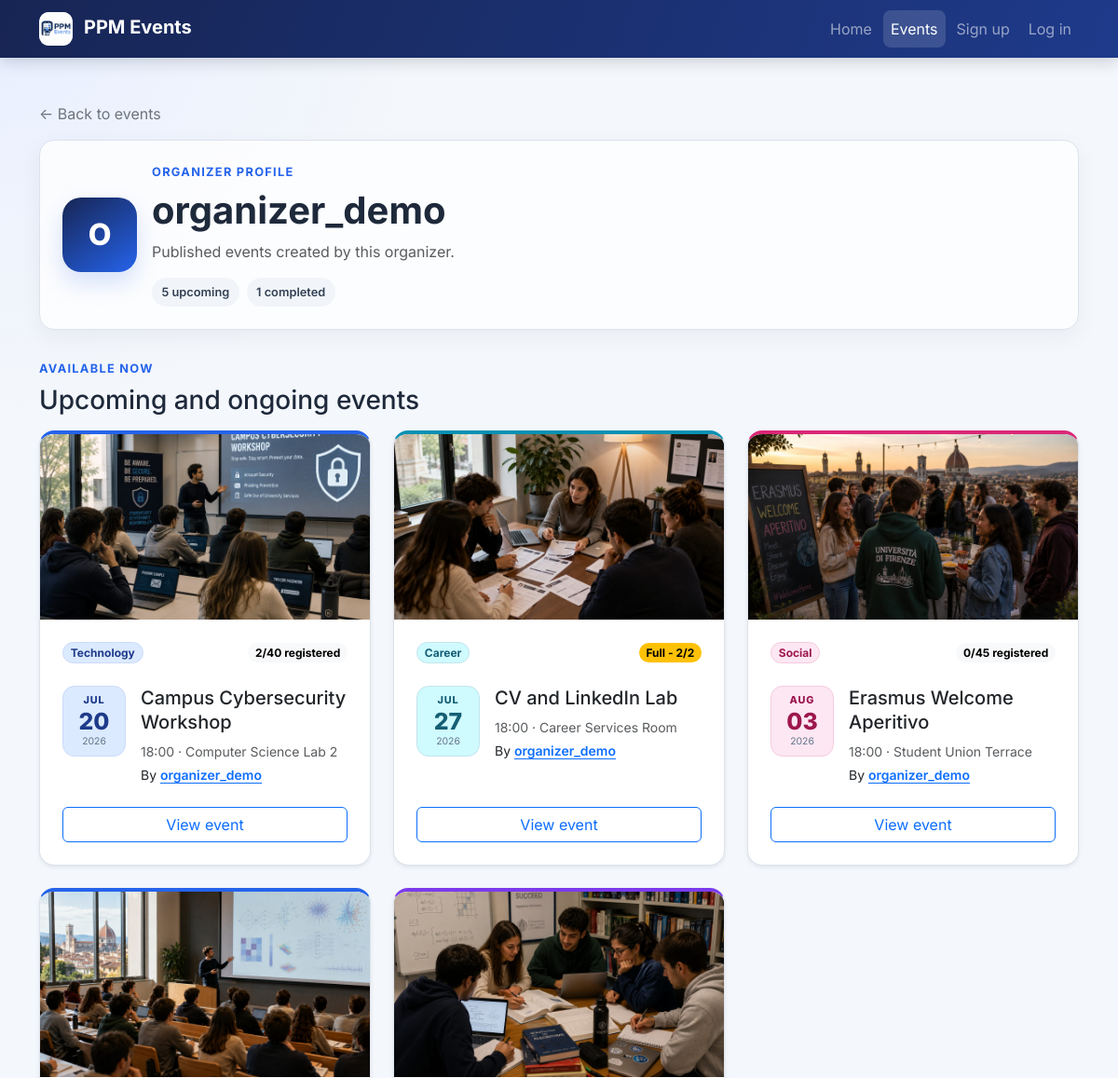
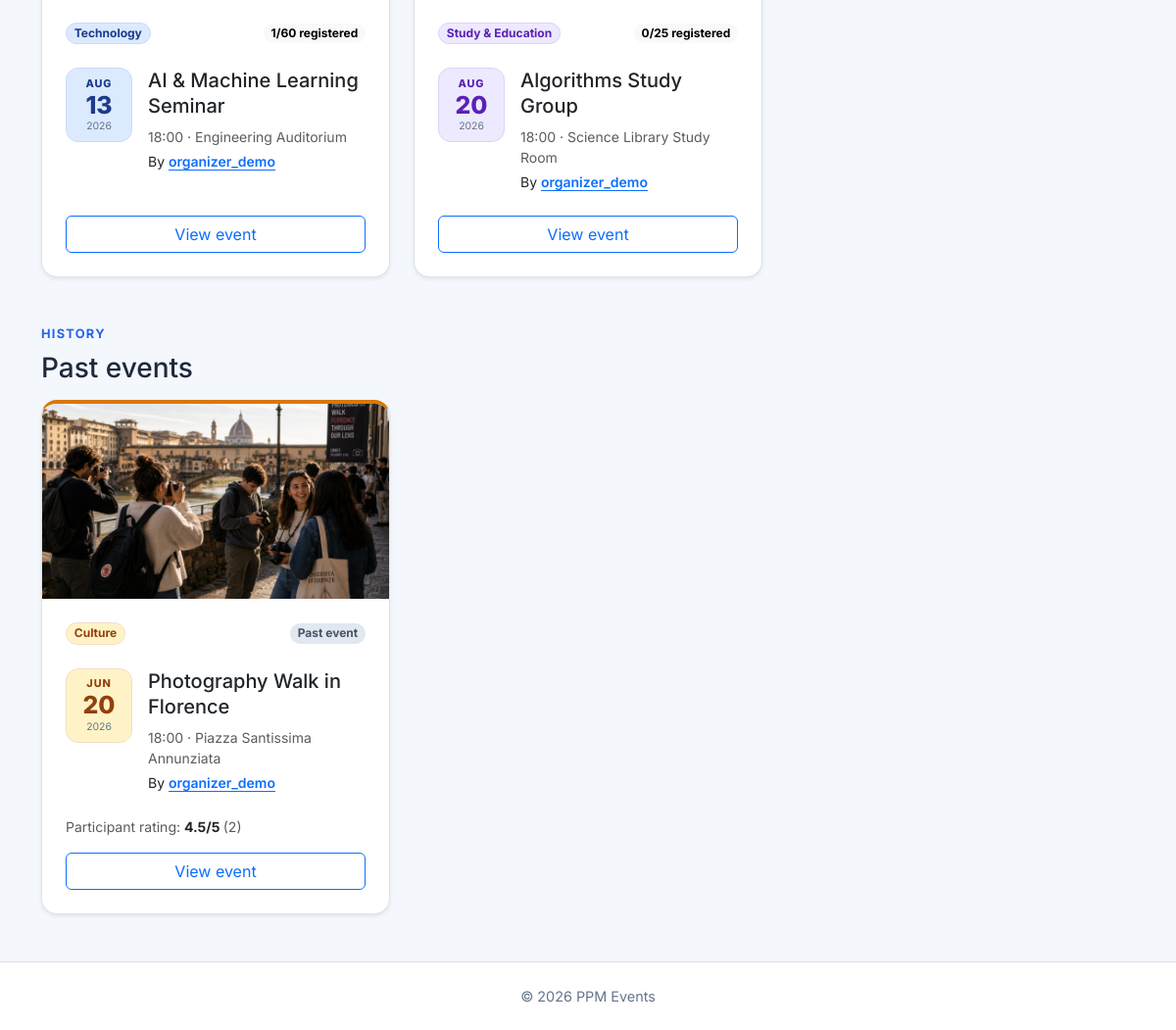
/organizers/30/events/, run on the app's committed database (2 pictures, top to bottom).
### events/models.py (models this page shows, shortened)
class Event(models.Model):
    class Status(models.TextChoices):
        DRAFT = "draft", "Draft"
        PUBLISHED = "published", "Published"
        CANCELLED = "cancelled", "Cancelled"
    organizer = models.ForeignKey(
        settings.AUTH_USER_MODEL,
        on_delete=models.CASCADE,
        related_name="organized_events",
    )
    category = models.ForeignKey(
        Category,
        on_delete=models.PROTECT,
        related_name="events",
        null=True,
        blank=True,
    )
    title = models.CharField(max_length=200)
    description = models.TextField()
    image = models.ImageField(
        upload_to="event_images/%Y/%m/",
        blank=True,
        validators=[
            FileExtensionValidator(
                allowed_extensions=ALLOWED_EVENT_IMAGE_EXTENSIONS
            ),
            validate_event_image_size,
        ],
    )
    starts_at = models.DateTimeField()
    ends_at = models.DateTimeField()
    location = models.CharField(max_length=255)
    capacity = models.PositiveIntegerField(
        validators=[MinValueValidator(1)],
    )
    status = models.CharField(
        max_length=20,
        choices=Status.choices,
        default=Status.DRAFT,
    )
    created_at = models.DateTimeField(auto_now_add=True)
    updated_at = models.DateTimeField(auto_now=True)
    objects = EventQuerySet.as_manager()
    class Meta:
        ordering = ["starts_at", "title"]
        constraints = [
            models.CheckConstraint(
                condition=Q(capacity__gte=1),
                name="event_capacity_at_least_one",
            ),
            models.CheckConstraint(
                condition=Q(ends_at__gt=F("starts_at")),
                name="event_ends_after_start",
            ),
        ]
        indexes = [
            models.Index(fields=["status", "starts_at"]),
            models.Index(fields=["organizer", "starts_at"]),
        ]
    def get_absolute_url(self):
        return reverse("events:detail", kwargs={"pk": self.pk})
    @property
    def has_ended(self):
        return self.ends_at <= timezone.now()

class Category(models.Model):
    name = models.CharField(max_length=80, unique=True)
    slug = models.SlugField(max_length=80, unique=True)
    class Meta:
        ordering = ["name"]
        verbose_name_plural = "categories"

### events/views.py (the view)
class OrganizerEventHistoryView(TemplateView):
    template_name = "events/organizer_event_history.html"
    def get_context_data(self, **kwargs):
        context = super().get_context_data(**kwargs)
        organizer = get_object_or_404(
            get_user_model().objects.filter(
                organized_events__status=Event.Status.PUBLISHED,
            ).distinct(),
            pk=self.kwargs["pk"],
        )
        events = (
            Event.objects.public()
            .filter(organizer=organizer)
            .select_related("category")
            .annotate(
                registration_count=Count("registrations", distinct=True),
                review_count=Count("reviews", distinct=True),
                average_rating=Avg("reviews__rating"),
            )
        )
        now = timezone.now()
        context.update(
            {
                "organizer": organizer,
                "current_events": events.filter(ends_at__gte=now),
                "past_events": events.filter(ends_at__lt=now).order_by(
                    "-starts_at",
                    "title",
                ),
            }
        )
        return context

### accounts/context_processors.py (called while the page is built)
def roles(request):
    return {
        "user_is_attendee": is_attendee(request.user),
        "user_is_organizer": is_organizer(request.user),
    }

### accounts/roles.py (called while the page is built)
def get_user_roles(user):
    if not user.is_authenticated:
        return frozenset()
    if not hasattr(user, "_ppm_role_names"):
        user._ppm_role_names = frozenset(
            user.groups.values_list("name", flat=True)
        )
    return user._ppm_role_names

def user_has_role(user, role):
    return role.value in get_user_roles(user)

def is_admin(user):
    return user.is_authenticated and user.is_staff

def is_attendee(user):
    return (
        user_has_role(user, Role.ATTENDEE)
        or user_has_role(user, Role.ORGANIZER)
        or is_admin(user)
    )

def is_organizer(user):
    return user_has_role(user, Role.ORGANIZER) or is_admin(user)

### events/models.py (called while the page is built)
    def public(self):
        return self.filter(status=Event.Status.PUBLISHED)

### templates/events/organizer_event_history.html (shortened to what this page needs)
{% extends "base.html" %}
{% block content %}
<div class="mb-3">
    <a class="link-secondary text-decoration-none" href="{% url 'events:list' %}">
        &larr; Back to events
    </a>
</div>
<header class="page-header organizer-profile-header">
    <div class="d-flex flex-column flex-sm-row align-items-sm-center gap-3">
        <div class="organizer-avatar" aria-hidden="true">
            {{ organizer.get_username|slice:":1"|upper }}
        </div>
        <div>
            <p class="page-kicker mb-2">Organizer profile</p>
            <h1 class="display-6 fw-bold mb-2">
                {{ organizer.get_username }}
            </h1>
            <p class="text-body-secondary mb-3">
                Published events created by this organizer.
            </p>
            <div class="d-flex flex-wrap gap-2">
                <span class="profile-stat">
                    {{ current_events|length }} upcoming
                </span>
                <span class="profile-stat">
                    {{ past_events|length }} completed
                </span>
            </div>
        </div>
    </div>
</header>
{% if current_events %}
    <section class="mb-5" aria-labelledby="current-events-heading">
        <div class="mb-3">
            <p class="page-kicker mb-2">Available now</p>
            <h2 class="h3 mb-0" id="current-events-heading">
                Upcoming and ongoing events
            </h2>
        </div>
        <div class="row g-4">
            {% for event in current_events %}
                <div class="col-md-6 col-xl-4">
                    {% include "includes/event_card.html" with capacity_count=event.registration_count heading_level=3 %}
                </div>
            {% endfor %}
        </div>
    </section>
{% endif %}
<section aria-labelledby="past-events-heading">
    <div class="mb-3">
        <p class="page-kicker mb-2">History</p>
        <h2 class="h3 mb-0" id="past-events-heading">Past events</h2>
    </div>
    {% if past_events %}
        <div class="row g-4">
            {% for event in past_events %}
                <div class="col-md-6 col-xl-4">
                    {% include "includes/event_card.html" with capacity_count=event.registration_count heading_level=3 %}
                </div>
            {% endfor %}
        </div>
    {% else %}
        {% include "includes/empty_state.html" with title="No past events" description="This organizer has no completed published events yet." action_url=None action_label=None %}
    {% endif %}
</section>
{% endblock %}

### templates/includes/event_card.html
{% load i18n %}
{% language "en" %}
<article class="card event-card category-accent category-{{ event.category.slug|default:'other' }} h-100 shadow-sm">
    {% if event.image %}
        <div class="event-card-media">
            <img
                src="{{ event.image.url }}"
                alt="{{ event.title }}"
                loading="lazy"
                width="1600"
                height="900"
            >
        </div>
    {% endif %}
    <div class="card-body d-flex flex-column p-4">
        <div class="d-flex flex-wrap justify-content-between align-items-center gap-2 mb-4">
            <span class="badge rounded-pill category-badge">
                {{ event.category.name|default:"Other" }}
            </span>
            {% if event.has_ended %}
                <span class="badge rounded-pill event-state-badge event-state-past">
                    Past event
                </span>
            {% elif capacity_count >= event.capacity %}
                <span class="badge rounded-pill text-bg-warning">
                    Full - {{ capacity_count }}/{{ event.capacity }}
                </span>
            {% else %}
                <span class="badge rounded-pill text-bg-light">
                    {{ capacity_count }}/{{ event.capacity }} registered
                </span>
            {% endif %}
        </div>
        <div class="d-flex gap-3 align-items-start mb-4">
            <time
                class="event-date-tile"
                datetime="{{ event.starts_at|date:'c' }}"
                aria-label="{{ event.starts_at|date:'d F Y, H:i' }}"
            >
                <span class="event-date-month">{{ event.starts_at|date:"M" }}</span>
                <span class="event-date-day">{{ event.starts_at|date:"d" }}</span>
                <span class="event-date-year">{{ event.starts_at|date:"Y" }}</span>
            </time>
            <div class="min-w-0">
                {% if heading_level == 3 %}
                    <h3 class="h5 card-title mb-2">{{ event.title }}</h3>
                {% else %}
                    <h2 class="h5 card-title mb-2">{{ event.title }}</h2>
                {% endif %}
                <p class="small text-body-secondary mb-1">
                    {{ event.starts_at|date:"H:i" }} &middot; {{ event.location }}
                </p>
                <p class="small mb-0">
                    By
                    <a
                        class="position-relative z-2 organizer-link"
                        href="{% url 'events:organizer_history' event.organizer_id %}"
                    >
                        {{ event.organizer.get_username }}
                    </a>
                </p>
            </div>
        </div>
        {% if event.review_count %}
            <p class="small text-body-secondary mb-3">
                Participant rating:
                <strong class="text-body">
                    {{ event.average_rating|floatformat:"1u" }}/5
                </strong>
                ({{ event.review_count }})
            </p>
        {% endif %}
        <a
            class="btn btn-outline-primary mt-auto stretched-link"
            href="{{ event.get_absolute_url }}"
            aria-label="View details for {{ event.title }}"
        >
            {{ button_label|default:"View event" }}
        </a>
    </div>
</article>
{% endlanguage %}

### static/css/styles.css (style rules this page uses)
:root { --ppm-navy: #172554; --ppm-blue: #2563eb; --ppm-blue-dark: #1d4ed8; --ppm-surface: #ffffff; --ppm-background: #f4f7fb; --ppm-border: #dce3ed; --ppm-muted: #64748b; }
html { scroll-behavior: smooth; }
body { min-height: 100vh; display: flex; flex-direction: column; color: #1e293b; font-family: "Inter", system-ui, -apple-system, BlinkMacSystemFont, "Segoe UI", sans-serif; background: radial-gradient(circle at top left, #e8efff 0, transparent 28rem), var(--ppm-background); }
a { text-underline-offset: 0.18em; }
.btn { transition: color 160ms ease, background-color 160ms ease, border-color 160ms ease, box-shadow 160ms ease, transform 160ms ease; }
.page-header { margin-bottom: 2rem; }
.page-kicker { color: var(--ppm-blue); font-size: 0.8rem; font-weight: 700; letter-spacing: 0.1em; text-transform: uppercase; }
.card { border-color: var(--ppm-border); border-radius: 1rem; }
.event-card { --category-color: var(--ppm-blue); --category-soft: #e8efff; --category-text: #173b7a; overflow: hidden; border-top: 0.25rem solid var(--category-color); transition: border-color 160ms ease, transform 160ms ease, box-shadow 160ms ease; }
.category-accent { --category-color: #64748b; --category-soft: #f1f5f9; --category-text: #334155; }
.category-technology { --category-color: #2563eb; --category-soft: #dbeafe; --category-text: #1e3a8a; }
.category-study-education { --category-color: #7c3aed; --category-soft: #ede9fe; --category-text: #5b21b6; }
.category-career { --category-color: #0891b2; --category-soft: #cffafe; --category-text: #155e75; }
.category-social { --category-color: #db2777; --category-soft: #fce7f3; --category-text: #9d174d; }
.category-culture { --category-color: #d97706; --category-soft: #fef3c7; --category-text: #92400e; }
.event-card .card-title { line-height: 1.3; }
.event-card-media, .event-detail-media { overflow: hidden; background: #e2e8f0; aspect-ratio: 16 / 9; }
.event-card-media img, .event-detail-media img { width: 100%; height: 100%; object-fit: cover; }
.event-card-media img { transition: transform 240ms ease; }
.event-date-tile { display: grid; flex: 0 0 4.25rem; min-height: 4.75rem; padding: 0.45rem; place-items: center; color: var(--category-text); line-height: 1; text-align: center; text-decoration: none; background: var(--category-soft); border: 1px solid color-mix(in srgb, var(--category-color) 24%, white); border-radius: 0.8rem; }
.event-date-month { font-size: 0.68rem; font-weight: 800; letter-spacing: 0.08em; text-transform: uppercase; }
.event-date-day { font-size: 1.55rem; font-weight: 800; }
.event-date-year { color: var(--ppm-muted); font-size: 0.65rem; }
.event-state-badge { color: #475569; background: #e2e8f0; }
.organizer-link { font-weight: 600; }
.min-w-0 { min-width: 0; }
.category-badge { color: var(--category-text); background: var(--category-soft); border: 1px solid color-mix(in srgb, var(--category-color) 24%, white); }
.organizer-profile-header { padding: 1.5rem; background: rgba(255, 255, 255, 0.78); border: 1px solid var(--ppm-border); border-radius: 1rem; box-shadow: 0 0.5rem 1.5rem rgba(15, 23, 42, 0.05); }
.organizer-avatar { display: grid; flex: 0 0 5rem; width: 5rem; height: 5rem; place-items: center; color: #fff; font-size: 2rem; font-weight: 800; background: linear-gradient(145deg, var(--ppm-navy), var(--ppm-blue)); border-radius: 1.25rem; box-shadow: 0 0.75rem 1.5rem rgba(37, 99, 235, 0.18); }
.profile-stat { padding: 0.35rem 0.65rem; color: #334155; font-size: 0.8rem; font-weight: 600; background: #f1f5f9; border-radius: 999px; }

### data on the page
Event: image (picture), category.name "Technology", capacity_count "2", capacity "40", starts_at "JUL", starts_at "20", starts_at "2026", title "Campus Cybersecurity Workshop", starts_at "18:00", location "Computer Science Lab 2", organizer.get_username "organizer_demo", button_label "View event"
Event: image (picture), category.name "Career", capacity "2", starts_at "JUL", starts_at "27", starts_at "2026", title "CV and LinkedIn Lab", starts_at "18:00", location "Career Services Room", organizer.get_username "organizer_demo", button_label "View event"
Event: image (picture), category.name "Social", capacity_count "0", capacity "45", starts_at "AUG", starts_at "03", starts_at "2026", title "Erasmus Welcome Aperitivo", starts_at "18:00", location "Student Union Terrace", organizer.get_username "organizer_demo", button_label "View event"
Event: image (picture), category.name "Technology", category "1", capacity "60", starts_at "AUG", starts_at "13", starts_at "2026", title "AI & Machine Learning Seminar", starts_at "18:00", location "Engineering Auditorium", organizer.get_username "organizer_demo", button_label "View event"
Event: image (picture), category.name "Study & Education", capacity_count "0", capacity "25", starts_at "AUG", starts_at "20", starts_at "2026", title "Algorithms Study Group", starts_at "18:00", location "Science Library Study Room", organizer.get_username "organizer_demo", button_label "View event"
Event: image (picture), category.name "Culture", shows "Past event", starts_at "JUN", starts_at "20", starts_at "2026", title "Photography Walk in Florence", starts_at "18:00", location "Piazza Santissima Annunziata", organizer.get_username "organizer_demo", average_rating "4.5", review_count "2", button_label "View event"

### other printed values
{{ organizer.get_username|slice:":1"|upper }} "O"
{{ organizer.get_username }} "organizer_demo"
{{ current_events|length }} "5"
{{ past_events|length }} "1"
